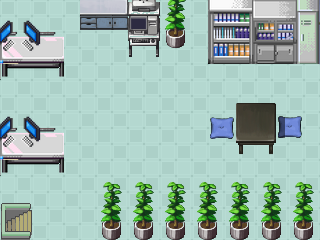

A 2D game scene composited from a Tiled map and its tileset images. What follows is a short description and the map's XML, with every tile layer's data as written:
An orthogonal 20x15 tile map with 16x16 px tiles, 3 tile layers (floor, deco, ordi), 3 tilesets and 23 objects (16x collision, spawn_alpha, exit_alpha, charles_path1, charles_path2).

<map version="1.5" tiledversion="1.7.2" orientation="orthogonal" renderorder="right-down" width="20" height="15" tilewidth="16" tileheight="16" infinite="0" nextlayerid="7" nextobjectid="28">
 <tileset firstgid="1" source="floor.tsx" />
 <tileset firstgid="3601" source="deco_beta.tsx" />
 <tileset firstgid="4625" source="deco_alpha.tsx" />
 <layer id="1" name="floor" width="20" height="15">
  <data encoding="csv">
304,305,304,305,304,305,304,305,304,305,304,305,304,305,304,305,304,305,304,305,
364,365,364,365,364,365,364,365,364,365,364,365,364,365,364,365,364,365,364,365,
304,305,304,305,304,305,304,305,304,305,304,305,304,305,304,305,304,305,304,305,
364,365,364,365,364,365,364,365,364,365,364,365,364,365,364,365,364,365,364,365,
304,305,304,305,304,305,304,305,304,305,304,305,304,305,304,305,304,305,304,305,
364,365,364,365,364,365,364,365,364,365,364,365,364,365,364,365,364,365,364,365,
304,305,304,305,304,305,304,305,304,305,304,305,304,305,304,305,304,305,304,305,
364,365,364,365,364,365,364,365,364,365,364,365,364,365,364,365,364,365,364,365,
304,305,304,305,304,305,304,305,304,305,304,305,304,305,304,305,304,305,304,305,
364,365,364,365,364,365,364,365,364,365,364,365,364,365,364,365,364,365,364,365,
304,305,304,305,304,305,304,305,304,305,304,305,304,305,304,305,304,305,304,305,
364,365,364,365,364,365,364,365,364,365,364,365,364,365,364,365,364,365,364,365,
304,305,304,305,304,305,304,305,304,305,304,305,304,305,304,305,304,305,304,305,
364,365,364,365,364,365,364,365,364,365,364,365,364,365,364,365,364,365,364,365,
304,305,304,305,304,305,304,305,304,305,304,305,304,305,304,305,304,305,304,305
</data>
 </layer>
 <layer id="2" name="deco" width="20" height="15">
  <data encoding="csv">
0,0,0,0,0,0,0,0,3643,3644,0,0,0,4629,4630,4631,4632,4633,4634,4635,
0,0,0,0,0,0,0,0,3675,3676,0,0,0,4650,4651,4652,4653,4654,4655,4656,
4892,4893,4894,4895,0,0,0,0,3707,3708,0,0,0,4671,4672,4673,4674,4675,4676,4677,
4913,4914,4915,4916,0,0,0,0,3739,3740,0,0,0,4692,4693,4694,4695,4696,4697,4698,
4934,4935,4936,4937,0,0,0,0,0,0,0,0,0,0,0,0,0,0,0,0,
0,0,0,0,0,0,0,0,0,0,0,0,0,0,0,0,0,0,0,0,
0,0,0,0,0,0,0,0,0,0,0,0,0,4375,4376,4377,4378,4379,4380,0,
0,0,0,0,0,0,0,0,0,0,0,0,0,4407,4408,4409,4410,4411,4412,0,
4892,4893,4894,4895,0,0,0,0,0,0,0,0,0,4439,4440,4441,4442,4443,4444,0,
4913,4914,4915,4916,0,0,0,0,0,0,0,0,0,4471,4472,4473,4474,4475,4476,0,
4934,4935,4936,4937,0,0,0,0,0,0,0,0,0,0,0,0,0,0,0,0,
0,0,0,0,0,0,0,0,0,0,4199,4200,0,0,0,0,0,0,0,0,
632,633,0,0,0,0,0,0,0,0,4231,4232,0,0,0,0,0,0,0,0,
692,693,0,0,0,0,0,0,0,0,4263,4264,0,0,0,0,0,0,0,0,
752,753,0,0,0,0,0,0,0,0,4295,4296,0,0,0,0,0,0,0,0
</data>
 </layer>
 <objectgroup id="5" name="collisions">
  <object id="1" type="collision" x="1.17308" y="31.3799" width="62.1733" height="45.7502" />
  <object id="2" type="collision" x="-0.879811" y="132.852" width="64.2262" height="40.7646" />
  <object id="3" type="collision" x="207.929" y="0.586541" width="110.856" height="62.1733" />
  <object id="4" type="collision" x="165.991" y="-2.05289" width="18.7693" height="46.9233" />
  <object id="5" type="collision" x="127.866" y="-0.29327" width="31.3799" height="56.3079" />
  <object id="6" type="collision" x="80.3561" y="-1.17308" width="46.9233" height="28.7405" />
  <object id="7" type="collision" x="236.963" y="103.231" width="39.2982" height="50.7358" />
  <object id="8" x="315.559" y="194.732" />
  <object id="9" type="collision" x="100.592" y="200.01" width="214.381" height="39.2982" />
  <object id="10" type="collision" x="-32" y="240" width="352" />
  <object id="11" type="collision" x="0" y="0" height="240" />
  <object id="12" type="collision" x="0" y="0" width="368" />
  <object id="13" x="320" y="0" height="224" />
  <object id="14" x="352" y="64" />
  <object id="15" type="collision" x="320" y="0" height="240" />
  <object id="23" type="collision" x="0" y="240" width="96" height="16" />
  <object id="24" type="collision" x="-16" y="0" width="16" height="240" />
  <object id="25" type="collision" x="-16" y="-16" width="336" height="16" />
  <object id="26" type="collision" x="320" y="0" width="16" height="240" />
 </objectgroup>
 <objectgroup id="6" name="objects">
  <object id="16" name="spawn_alpha" type="spawn_alpha" x="64" y="208">
   <point />
  </object>
  <object id="17" name="exit_alpha" type="exit_alpha" x="0" y="208" width="32" height="32" />
  <object id="18" name="charles_path1" type="charles_path1" x="96" y="80" width="16" height="16" />
  <object id="19" name="charles_path2" type="charles_path2" x="208" y="80" width="16" height="16" />
 </objectgroup>
 <layer id="4" name="ordi" width="20" height="15">
  <data encoding="csv">
0,0,0,0,0,3894,3895,3896,0,0,4231,4232,0,0,0,0,0,0,0,0,
4958,4959,4960,0,0,3926,3927,3928,0,0,4263,4264,0,0,0,0,0,0,0,0,
4979,4980,4981,0,0,0,0,0,0,0,4295,4296,0,0,0,0,0,0,0,0,
5000,5001,5002,0,0,0,0,0,0,0,0,0,0,0,0,0,0,0,0,0,
0,0,0,0,0,0,0,0,0,0,0,0,0,0,0,0,0,0,0,0,
0,0,0,0,0,0,0,0,0,0,0,0,0,0,0,0,0,0,0,0,
0,0,0,0,0,0,0,0,0,0,0,0,0,0,0,0,0,0,0,0,
4958,4959,4960,0,0,0,0,0,0,0,0,0,0,0,0,0,0,0,0,0,
4979,4980,4981,0,0,0,0,0,0,0,0,0,0,0,0,0,0,0,0,0,
5000,5001,5002,0,0,0,0,0,0,0,0,0,0,0,0,0,0,0,0,0,
0,0,0,0,0,0,0,0,0,0,0,0,0,0,0,0,0,0,0,0,
0,0,0,0,0,0,4199,4200,4199,4200,0,0,4199,4200,4199,4200,4199,4200,4199,4200,
0,0,0,0,0,0,4231,4232,4231,4232,0,0,4231,4232,4231,4232,4231,4232,4231,4232,
0,0,0,0,0,0,4263,4264,4263,4264,0,0,4263,4264,4263,4264,4263,4264,4263,4264,
0,0,0,0,0,0,4295,4296,4295,4296,0,0,4295,4296,4295,4296,4295,4296,4295,4296
</data>
 </layer>
</map>
